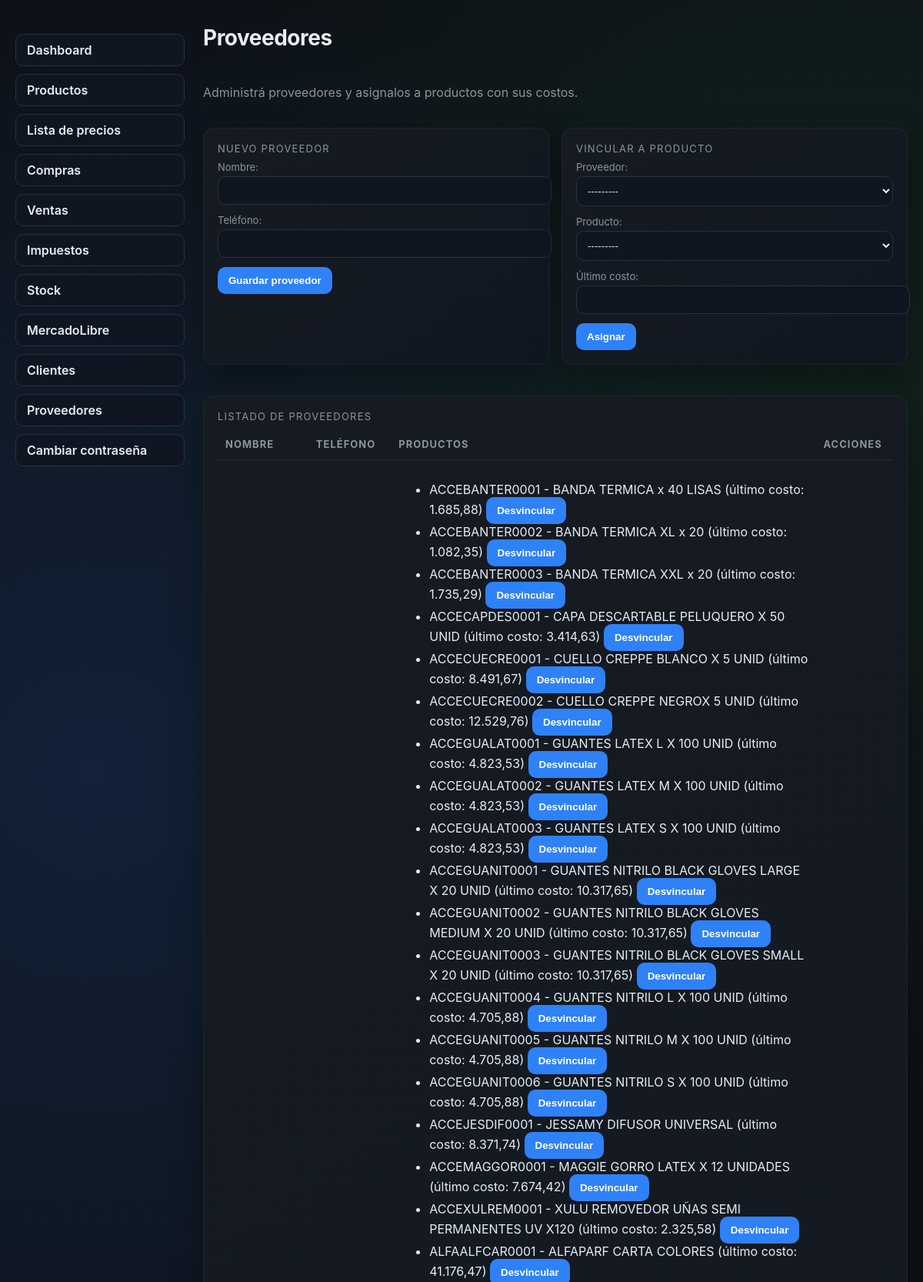
Screenshot of /proveedores/ (signed in, upper part) with the database file from the repository.
### inventory/models.py (models this page shows, shortened)
class SupplierProduct(models.Model):
    supplier = models.ForeignKey(Supplier, on_delete=models.CASCADE, related_name="supplier_products")
    product = models.ForeignKey(Product, on_delete=models.CASCADE, related_name="supplier_products")
    last_cost = models.DecimalField(max_digits=12, decimal_places=2, default=Decimal("0.00"))
    last_purchase_at = models.DateTimeField(null=True, blank=True, default=None)
    class Meta:
        unique_together = ("supplier", "product")
        ordering = ["supplier__name", "product__sku"]

class Product(models.Model):
    sku = models.CharField(max_length=64, unique=True, blank=True, null=True)
    name = models.CharField(max_length=255)
    group = models.CharField(max_length=100, default="", blank=True, help_text="Marca o grupo")
    avg_cost = models.DecimalField(max_digits=12, decimal_places=2, default=Decimal("0.00"))
    price_consumer = models.DecimalField(max_digits=12, decimal_places=2, default=Decimal("0.00"))
    price_barber = models.DecimalField(max_digits=12, decimal_places=2, default=Decimal("0.00"))
    price_distributor = models.DecimalField(max_digits=12, decimal_places=2, default=Decimal("0.00"))
    vat_percent = models.DecimalField(
        max_digits=5, decimal_places=2, default=Decimal("0.00"), blank=True, help_text="IVA %"
    )
    margin_consumer = models.DecimalField(
        max_digits=5, decimal_places=2, default=Decimal("25.00"), help_text="Margen % consumidor final"
    )
    margin_barber = models.DecimalField(
        max_digits=5, decimal_places=2, default=Decimal("20.00"), help_text="Margen % peluquerías/barberías"
    )
    margin_distributor = models.DecimalField(
        max_digits=5, decimal_places=2, default=Decimal("15.00"), help_text="Margen % distribuidores"
    )
    ml_commission_percent = models.DecimalField(
        max_digits=5,
        decimal_places=2,
        null=True,
        blank=True,
        help_text="Comisión MercadoLibre %",
    )
    target_margin = models.DecimalField(
        max_digits=5,
        decimal_places=2,
        default=Decimal("0.00"),
        help_text="Desired margin percentage (e.g. 25.00 for 25%)",
    )
    default_supplier = models.ForeignKey(
        "Supplier",
        on_delete=models.SET_NULL,
        related_name="default_products",
        null=True,
        blank=True,
        help_text="Proveedor preferido",
    )
    suppliers = models.ManyToManyField(
        "Supplier",
        through="SupplierProduct",
        related_name="products",
        blank=True,
    )
    class Meta:
        ordering = ["sku"]
    def __str__(self) -> str:
        sku = self.sku or "Sin SKU"
        return f"{sku} - {self.name}"

### inventory/views.py (the view, shortened to what this page needs)
# urls.py: path("proveedores/", views.suppliers, name="inventory_suppliers"),
@login_required
@require_http_methods(["GET", "POST"])
def suppliers(request):
    supplier_form = SupplierForm()
    link_form = SupplierProductForm()
    suppliers_qs = Supplier.objects.prefetch_related("supplier_products__product")
    context = {
        "supplier_form": supplier_form,
        "link_form": link_form,
        "suppliers": suppliers_qs,
    }
    return render(request, "inventory/suppliers.html", context)

### inventory/views.py
class SupplierForm(forms.ModelForm):
    class Meta:
        model = Supplier
        fields = ["name", "phone"]
        labels = {"name": "Nombre", "phone": "Teléfono"}

class SupplierProductForm(forms.Form):
    supplier = forms.ModelChoiceField(queryset=Supplier.objects.all(), label="Proveedor")
    product = forms.ModelChoiceField(queryset=Product.objects.all(), label="Producto")
    last_cost = forms.DecimalField(
        label="Último costo",
        min_value=Decimal("0.00"),
        decimal_places=2,
        required=False,
    )

### inventory/models.py (called while the page is built)
    def __str__(self) -> str:
        return self.name

### inventory/templatetags/latam_numbers.py (called while the page is built)
@register.filter(name="latam_number")
def latam_number(value, decimals=2):
    try:
        decimals = int(decimals)
    except (TypeError, ValueError):
        decimals = 2
    if value is None:
        value = Decimal("0")
    try:
        number = value if isinstance(value, Decimal) else Decimal(str(value))
    except (InvalidOperation, TypeError, ValueError):
        return value
    quantizer = Decimal("1") if decimals <= 0 else Decimal("1." + ("0" * decimals))
    number = number.quantize(quantizer, rounding=ROUND_HALF_UP)
    formatted = f"{number:,.{decimals}f}"
    return formatted.replace(",", "X").replace(".", ",").replace("X", ".")

### inventory/templates/inventory/suppliers.html (shortened to what this page needs)
{% extends "inventory/base.html" %}
{% load latam_numbers %}
{% block content %}
<h1>Proveedores</h1>
<p class="subtitle">Administrá proveedores y asignalos a productos con sus costos.</p>
<div class="cards">
    <div class="card">
        <div class="card-title">Nuevo proveedor</div>
        <form method="post">
            {{ supplier_form.as_p }}
            <button type="submit">Guardar proveedor</button>
        </form>
    </div>
    <div class="card">
        <div class="card-title">Vincular a producto</div>
        <form method="post">
            {{ link_form.as_p }}
            <button type="submit">Asignar</button>
        </form>
    </div>
</div>
<div class="card table-card">
    <div class="card-title">Listado de proveedores</div>
    <table>
        <thead>
            <tr>
                <th>Nombre</th>
                <th>Teléfono</th>
                <th>Productos</th>
                <th>Acciones</th>
            </tr>
        </thead>
        <tbody>
            {% for supplier in suppliers %}
            <tr>
                <td>{{ supplier.name }}</td>
                <td>{{ supplier.phone }}</td>
                <td>
                    <ul>
                    {% for sp in supplier.supplier_products.all %}
                        <li>{{ sp.product.sku }} - {{ sp.product.name }} (último costo: {{ sp.last_cost|latam_number:2 }})
                            <form method="post" style="display:inline;">
                                <button type="submit">Desvincular</button>
                            </form>
                        </li>
                    {% empty %}
                        <li>Sin productos vinculados</li>
                    {% endfor %}
                    </ul>
                </td>
                <td>
                </td>
            </tr>
            {% empty %}
            <tr><td colspan="4">Aún no hay proveedores.</td></tr>
            {% endfor %}
        </tbody>
    </table>
</div>
{% endblock %}

### inventory/templates/inventory/base.html (style rules this page uses)
:root { --bg: #0d1117; --panel: #161b22; --accent: #2f81f7; --text: #e6edf3; --muted: #8b949e; --positive: #2ea043; --negative: #f85149; }
body { margin: 0; font-family: "Inter", system-ui, -apple-system, sans-serif; background: radial-gradient(circle at 10% 20%, rgba(47, 129, 247, 0.15), transparent 25%), radial-gradient(circle at 90% 10%, rgba(46, 160, 67, 0.12), transparent 20%), var(--bg); color: var(--text); min-height: 100vh; }
h1 { margin: 0 0 12px; font-size: 28px; letter-spacing: -0.5px; }
.subtitle { color: var(--muted); margin-bottom: 20px; }
.card { background: linear-gradient(145deg, var(--panel), #111721); border: 1px solid #1f2630; border-radius: 14px; padding: 18px; box-shadow: 0 16px 40px rgba(0, 0, 0, 0.35); }
.cards { display: grid; grid-template-columns: repeat(auto-fit, minmax(260px, 1fr)); gap: 16px; }
.card-title { color: var(--muted); font-size: 13px; text-transform: uppercase; letter-spacing: 1.2px; margin-bottom: 8px; }
.table-card { margin-top: 24px; }
table { width: 100%; border-collapse: collapse; margin-top: 8px; }
th, td { text-align: left; padding: 12px 10px; }
th { font-size: 13px; color: var(--muted); border-bottom: 1px solid #242c37; text-transform: uppercase; letter-spacing: 1px; }
form p { margin: 0 0 12px; }
form label { display: block; font-size: 13px; color: var(--muted); margin-bottom: 4px; }
form input, form select { width: 100%; padding: 10px; border-radius: 10px; border: 1px solid #2a313c; background: #0f1622; color: var(--text); }
button { background: var(--accent); border: none; padding: 10px 14px; border-radius: 10px; color: white; cursor: pointer; font-weight: 700; }

### rows the page displays
SupplierProduct: product.sku "ACCEBANTER0001", product.name "BANDA TERMICA x 40 LISAS", last_cost|latam_number "1.685,88"
SupplierProduct: product.sku "ACCEBANTER0002", product.name "BANDA TERMICA XL x 20", last_cost|latam_number "1.082,35"
SupplierProduct: product.sku "ACCEBANTER0003", product.name "BANDA TERMICA XXL x 20", last_cost|latam_number "1.735,29"
SupplierProduct: product.sku "ACCECAPDES0001", product.name "CAPA DESCARTABLE PELUQUERO X 50 UNID", last_cost|latam_number "3.414,63"
SupplierProduct: product.sku "ACCECUECRE0001", product.name "CUELLO CREPPE BLANCO X 5 UNID", last_cost|latam_number "8.491,67"
SupplierProduct: product.sku "ACCECUECRE0002", product.name "CUELLO CREPPE NEGROX 5 UNID", last_cost|latam_number "12.529,76"
SupplierProduct: product.sku "ACCEGUALAT0001", product.name "GUANTES LATEX L X 100 UNID", last_cost|latam_number "4.823,53"
SupplierProduct: product.sku "ACCEGUALAT0002", product.name "GUANTES LATEX M X 100 UNID", last_cost|latam_number "4.823,53"
SupplierProduct: product.sku "ACCEGUALAT0003", product.name "GUANTES LATEX S X 100 UNID", last_cost|latam_number "4.823,53"
SupplierProduct: product.sku "ACCEGUANIT0001", product.name "GUANTES NITRILO BLACK GLOVES LARGE X 20 UNID", last_cost|latam_number "10.317,65"
SupplierProduct: product.sku "ACCEGUANIT0002", product.name "GUANTES NITRILO BLACK GLOVES MEDIUM X 20 UNID", last_cost|latam_number "10.317,65"
SupplierProduct: product.sku "ACCEGUANIT0003", product.name "GUANTES NITRILO BLACK GLOVES SMALL X 20 UNID", last_cost|latam_number "10.317,65"
SupplierProduct: product.sku "ACCEGUANIT0004", product.name "GUANTES NITRILO L X 100 UNID", last_cost|latam_number "4.705,88"
SupplierProduct: product.sku "ACCEGUANIT0005", product.name "GUANTES NITRILO M X 100 UNID", last_cost|latam_number "4.705,88"
SupplierProduct: product.sku "ACCEGUANIT0006", product.name "GUANTES NITRILO S X 100 UNID", last_cost|latam_number "4.705,88"
SupplierProduct: product.sku "ACCEJESDIF0001", product.name "JESSAMY DIFUSOR UNIVERSAL", last_cost|latam_number "8.371,74"
SupplierProduct: product.sku "ACCEMAGGOR0001", product.name "MAGGIE GORRO LATEX X 12 UNIDADES", last_cost|latam_number "7.674,42"
SupplierProduct: product.sku "ACCEXULREM0001", product.name "XULU REMOVEDOR UÑAS SEMI PERMANENTES UV X120", last_cost|latam_number "2.325,58"
SupplierProduct: product.sku "ALFAALFCAR0001", product.name "ALFAPARF CARTA COLORES", last_cost|latam_number "41.176,47"
